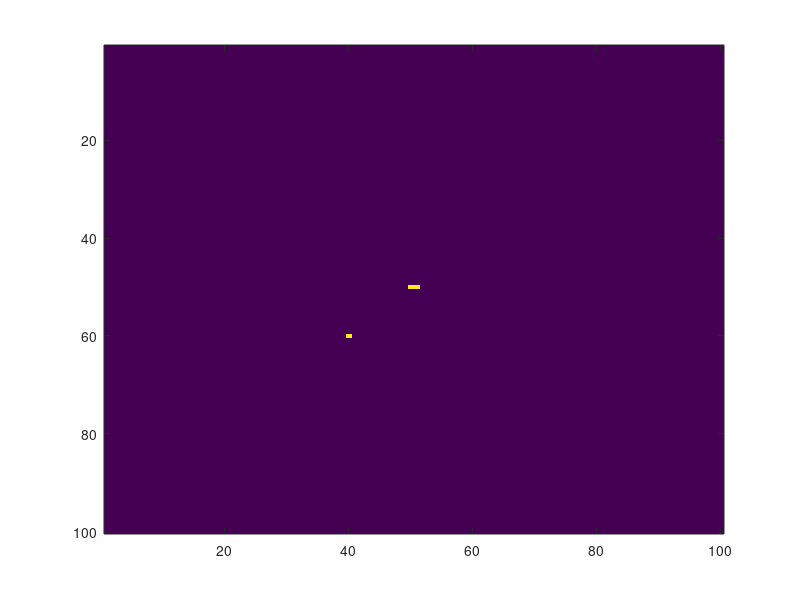

MATLAB code for this plot: (Note: this script raises an error after producing the figure.)
clear all;
%input grid number
n = 100;

I = zeros(n); %create grid

imagesc(I);
I(50,50) = 1;
I(50,51) = 1;
I(60,40) = 1;

%{
%generate initial state
for i = 1:n
    for j = 1:n
        initial_state = rand;
        if initial_state < 0.05
            I(i,j) = 1;

        end
    end
end
%}

imagesc(I); %plot
waitforbuttonpress;
%for tentime = 1:10
for t = 1:5000
    
    I = transit1(n,I);
    %waitforbuttonpress;
    imagesc(I)
    pause(0.25)
    %firecell(tentime, t) = 0;
    %for i = 1:n
      %  for j = 1:n
      %      if I(i,j) == 1
       %         firecell(tentime,t) = firecell(tentime,t) + 1;
       %     end
       % end
    end
    
    
%%end

%now do transit 





           



